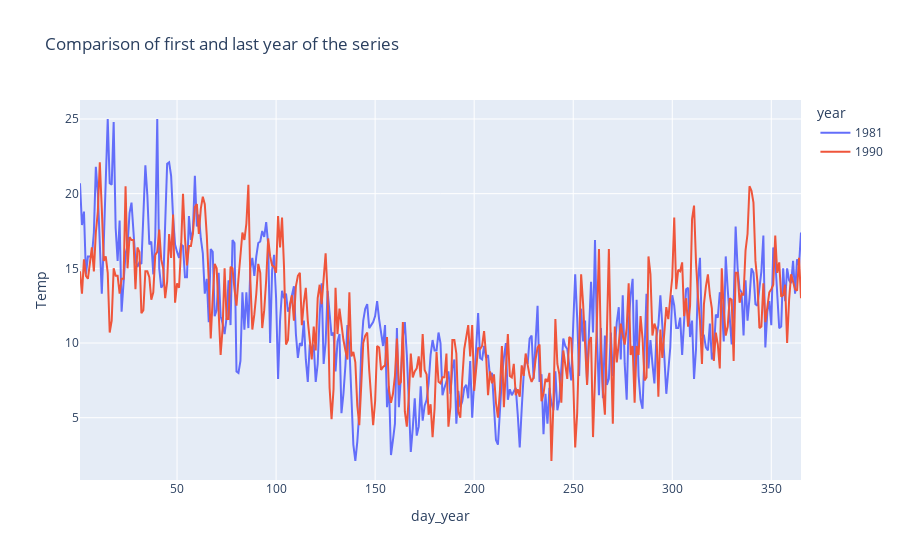

Here is the notebook cell this chart was saved with:
### Code cell
# Compare first and last year to see changes
df["day_year"] = df.index.dayofyear
df["year"] = df.index.year
df["month"] = df.index.month
df["day"] = df.index.day



fig = px.line(df[df["year"].isin([1981, 1990])], x='day_year', y='Temp', color='year',  
              title="Comparison of first and last year of the series",
              hover_data={'year':True,
                          'day_year':False,
                          'month':True,
                          'day':True
                            })
fig.update_layout(hovermode="x unified")
fig.show()

### Figure 1 — Plotly figure (JSON) as saved in the notebook; plotly's stock layout.template omitted (floating-point values rounded to 4 significant figures; data arrays with more than 128 entries replaced by an {"elided": "..."} marker saying what was removed)
{"data": [{"customdata": {"elided": "365x3 int values"}, "hovertemplate": "year=%{customdata[0]}<br>Temp=%{y}<br>month=%{customdata[1]}<br>day=%{customdata[2]}<extra></extra>", "legendgroup": "1981", "line": {"color": "#636efa", "dash": "solid"}, "marker": {"symbol": "circle"}, "mode": "lines", "name": "1981", "orientation": "v", "showlegend": true, "type": "scatter", "x": {"elided": "365 int values"}, "xaxis": "x", "y": {"elided": "365 float values"}, "yaxis": "y"}, {"customdata": {"elided": "365x3 int values"}, "hovertemplate": "year=%{customdata[0]}<br>Temp=%{y}<br>month=%{customdata[1]}<br>day=%{customdata[2]}<extra></extra>", "legendgroup": "1990", "line": {"color": "#EF553B", "dash": "solid"}, "marker": {"symbol": "circle"}, "mode": "lines", "name": "1990", "orientation": "v", "showlegend": true, "type": "scatter", "x": {"elided": "365 int values"}, "xaxis": "x", "y": {"elided": "365 float values"}, "yaxis": "y"}], "layout": {"hovermode": "x unified", "legend": {"title": {"text": "year"}, "tracegroupgap": 0}, "title": {"text": "Comparison of first and last year of the series"}, "xaxis": {"anchor": "y", "domain": [0, 1], "title": {"text": "day_year"}}, "yaxis": {"anchor": "x", "domain": [0, 1], "title": {"text": "Temp"}}}}
